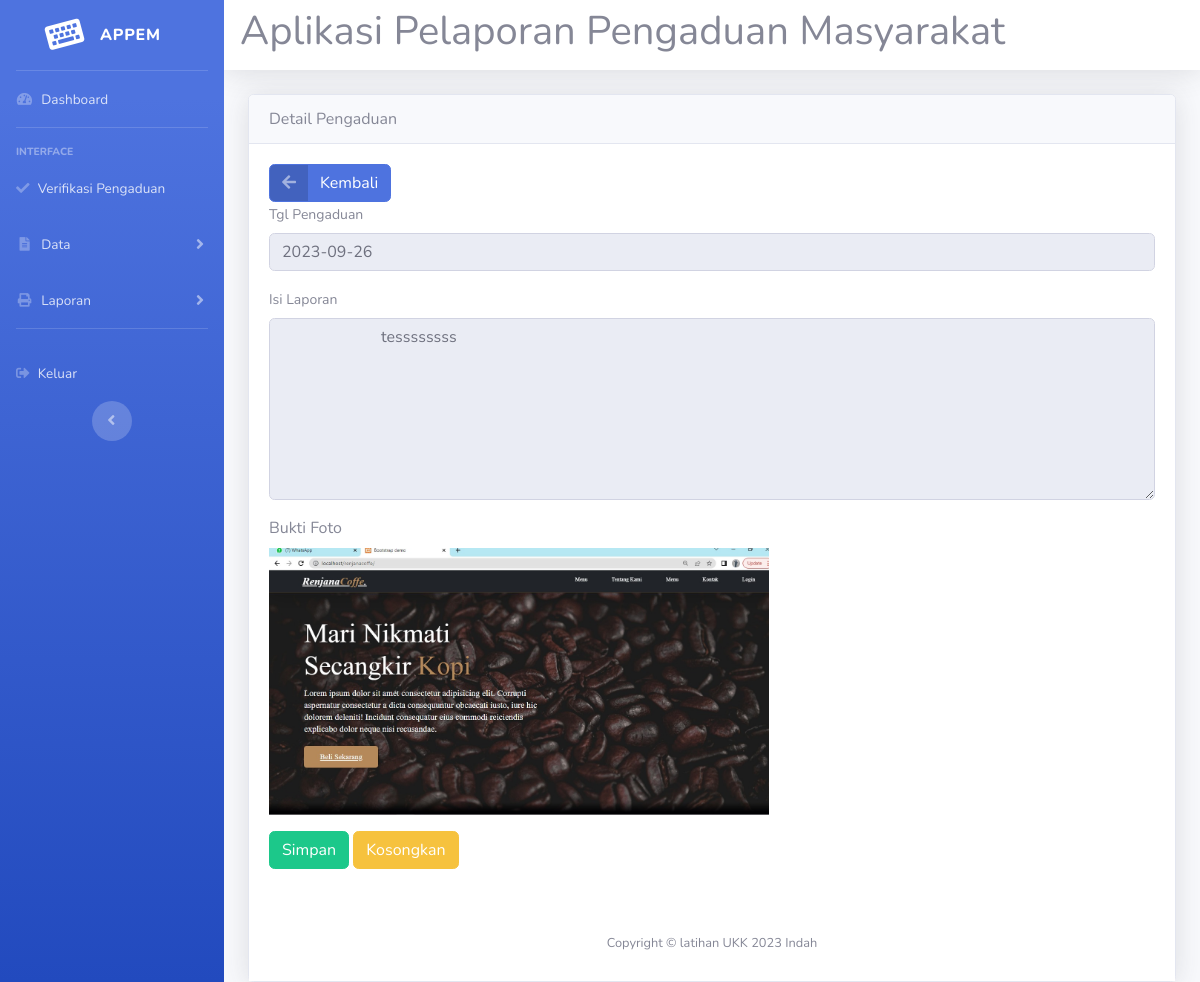
The page /admin/admin.php?url=detail_pengaduan&id=4 (signed in) on the database its author committed.
### tables this page shows
CREATE TABLE `pengaduan` (
  `id_pengaduan` int(11) NOT NULL,
  `tgl_pengaduan` date NOT NULL,
  `nik` varchar(16) NOT NULL,
  `isi_laporan` text NOT NULL,
  `foto` varchar(255) NOT NULL,
  `status` enum('0','proses','selesai','') NOT NULL
);

### admin/detail_pengaduan.php (the view, shortened to what this page needs)
<!DOCTYPE html>
<html lang="en">
<head>
    <link href="../vendor/fontawesome-free/css/all.min.css" rel="stylesheet" type="text/css">
    <link href="../css/sb-admin-2.min.css" rel="stylesheet">
</head>
<body id="page-top">
    <div class="card shadow">
        <div class="card-header">
            Detail Pengaduan
        </div>
        <?php
            require '../koneksi.php';
            $sql=mysqli_query($conn, "select * from pengaduan where id_pengaduan = $_GET[id]");
            $data=mysqli_fetch_array($sql);
            if ($sql)
            {
            ?>
        <div class="card-body">
        <div class="form-group cols-sm-6" >
        <a href="?url=verifikasi_pengaduan" class="btn btn-primary btn-icon-split">
            <span class="icon text-white-50">
                <i class="fas fa-arrow-left"></i>
            </span>
            <span class="text">Kembali</span>
        </a>
            <form action="" method="post" class="form-horizontal" enctype="multipart/form-data">
                <div class="form-group">
                    <label style="font-size: 14px">Tgl Pengaduan</label>
                    <input type="text" name="tgl_pengaduan" value="<?php echo $data['tgl_pengaduan']; ?>"
                    class="form-control" readonly>
                </div>
                <div class="form-group">
                    <label style="font-size: 14px">Isi Laporan</label>
                    <textarea class="form-control" rows="7" name="isi_laporan" readonly="" >
                        <?php echo $data['isi_laporan']; ?>
                    </textarea>
                </div>
                <div class="form-group">
                    <label>Bukti Foto</label>
                    <div>
                    <img src="../foto/<?php echo $data['foto']; ?>" width="500">
                    </div>
                </div>
                <div class="form-group">
                    <input type="submit" value="Simpan" class="btn btn-success">
                    <input type="reset" value="Kosongkan" class="btn btn-warning">
                </div>
            <?php } ?>
            </form>
</body>
</html>

### rows shown on the page
pengaduan: tgl_pengaduan "2023-09-26", isi_laporan "tessssssss", foto (picture)
